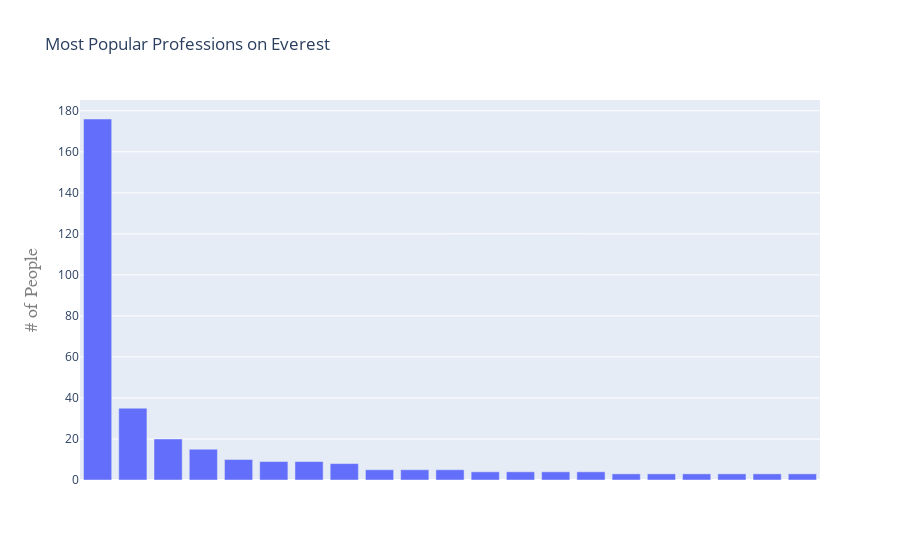

Write notebook code for a chart like this one.
### Code cell
import plotly as py
import plotly.graph_objs as go

data = [go.Bar(
            x=g1['Occupation'],
            y=g1['Count of Msmtbid']
    )]

layout = go.Layout(
     title='Most Popular Professions on Everest',
    xaxis=dict(
        autorange=True,
        ticks='',
        showticklabels=False
    ),
    yaxis=dict(
        autorange=True,
        title='# of People',
        titlefont=dict(
            family='Courier New, monospace',
            size=18,
            color='#7f7f7f')
    )
)
fig = go.Figure(data, layout)


py.offline.iplot(fig, filename='basic-bar')
g1

### Figure 1 — Plotly figure (JSON) as saved in the notebook; plotly's stock layout.template omitted (floating-point values rounded to 4 significant figures)
{"data": [{"type": "bar", "x": ["Alpine guide", "Physician", "Attorney", "Student", "Engineer", "Home improvement contractor", "Film-maker", "Investor", "Investment banker", "Photographer", "Banker", "Airline pilot", "Cameraman", "Businessman", "Contractor", "Real estate developer", "Business consultant", "Professional alpinist", "Civil engineer", "Pilot", "Ski instructor"], "y": [176, 35, 20, 15, 10, 9, 9, 8, 5, 5, 5, 4, 4, 4, 4, 3, 3, 3, 3, 3, 3]}], "layout": {"title": {"text": "Most Popular Professions on Everest"}, "xaxis": {"autorange": true, "showticklabels": false, "ticks": ""}, "yaxis": {"autorange": true, "title": {"font": {"color": "#7f7f7f", "family": "Courier New, monospace", "size": 18}, "text": "# of People"}}}}
